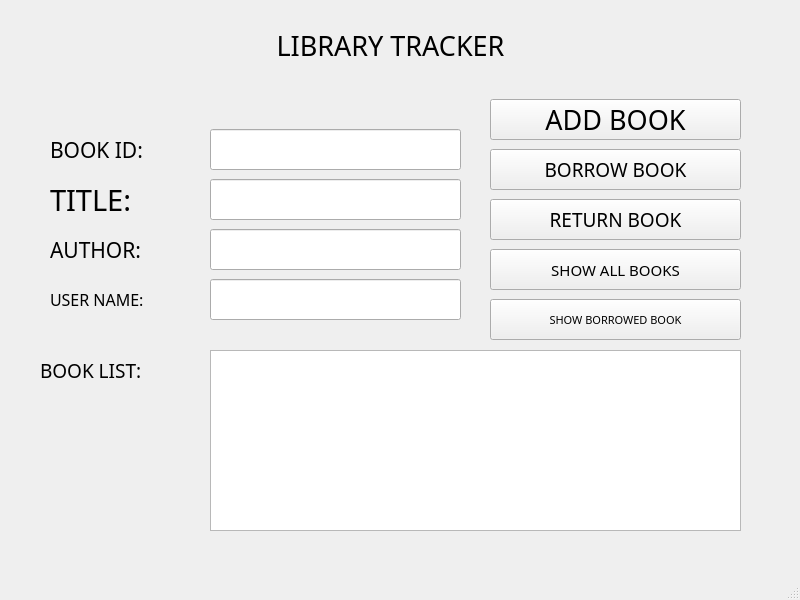
<?xml version="1.0" encoding="UTF-8"?>
<ui version="4.0">
 <class>MainWindow</class>
 <widget class="QMainWindow" name="MainWindow">
  <property name="geometry">
   <rect>
    <x>0</x>
    <y>0</y>
    <width>800</width>
    <height>600</height>
   </rect>
  </property>
  <property name="font">
   <font>
    <family>BankGothic Md BT</family>
    <pointsize>20</pointsize>
   </font>
  </property>
  <property name="windowTitle">
   <string>MainWindow</string>
  </property>
  <property name="iconSize">
   <size>
    <width>90</width>
    <height>90</height>
   </size>
  </property>
  <widget class="QWidget" name="centralwidget">
   <widget class="QLabel" name="label">
    <property name="geometry">
     <rect>
      <x>190</x>
      <y>10</y>
      <width>401</width>
      <height>71</height>
     </rect>
    </property>
    <property name="frameShape">
     <enum>QFrame::Shape::NoFrame</enum>
    </property>
    <property name="text">
     <string>LIBRARY TRACKER</string>
    </property>
    <property name="textFormat">
     <enum>Qt::TextFormat::RichText</enum>
    </property>
    <property name="alignment">
     <set>Qt::AlignmentFlag::AlignCenter</set>
    </property>
   </widget>
   <widget class="QPushButton" name="addBtn">
    <property name="geometry">
     <rect>
      <x>490</x>
      <y>99</y>
      <width>251</width>
      <height>41</height>
     </rect>
    </property>
    <property name="text">
     <string>ADD BOOK</string>
    </property>
   </widget>
   <widget class="QPushButton" name="borrowBtn">
    <property name="geometry">
     <rect>
      <x>490</x>
      <y>149</y>
      <width>251</width>
      <height>41</height>
     </rect>
    </property>
    <property name="font">
     <font>
      <family>BankGothic Md BT</family>
      <pointsize>14</pointsize>
     </font>
    </property>
    <property name="text">
     <string>BORROW BOOK</string>
    </property>
   </widget>
   <widget class="QPushButton" name="returnBtn">
    <property name="geometry">
     <rect>
      <x>490</x>
      <y>199</y>
      <width>251</width>
      <height>41</height>
     </rect>
    </property>
    <property name="font">
     <font>
      <family>BankGothic Md BT</family>
      <pointsize>14</pointsize>
     </font>
    </property>
    <property name="text">
     <string>RETURN BOOK</string>
    </property>
   </widget>
   <widget class="QPushButton" name="showAllBtn">
    <property name="geometry">
     <rect>
      <x>490</x>
      <y>249</y>
      <width>251</width>
      <height>41</height>
     </rect>
    </property>
    <property name="font">
     <font>
      <family>BankGothic Md BT</family>
      <pointsize>11</pointsize>
     </font>
    </property>
    <property name="text">
     <string>SHOW ALL BOOKS</string>
    </property>
   </widget>
   <widget class="QPushButton" name="showIssuedBtn">
    <property name="geometry">
     <rect>
      <x>490</x>
      <y>299</y>
      <width>251</width>
      <height>41</height>
     </rect>
    </property>
    <property name="font">
     <font>
      <family>BankGothic Md BT</family>
      <pointsize>8</pointsize>
     </font>
    </property>
    <property name="text">
     <string>SHOW BORROWED BOOK</string>
    </property>
   </widget>
   <widget class="QLineEdit" name="idEdit">
    <property name="geometry">
     <rect>
      <x>210</x>
      <y>129</y>
      <width>251</width>
      <height>41</height>
     </rect>
    </property>
   </widget>
   <widget class="QLineEdit" name="titleEdit">
    <property name="geometry">
     <rect>
      <x>210</x>
      <y>179</y>
      <width>251</width>
      <height>41</height>
     </rect>
    </property>
   </widget>
   <widget class="QLineEdit" name="authorEdit">
    <property name="geometry">
     <rect>
      <x>210</x>
      <y>229</y>
      <width>251</width>
      <height>41</height>
     </rect>
    </property>
   </widget>
   <widget class="QLineEdit" name="userEdit">
    <property name="geometry">
     <rect>
      <x>210</x>
      <y>279</y>
      <width>251</width>
      <height>41</height>
     </rect>
    </property>
   </widget>
   <widget class="QLabel" name="label_2">
    <property name="geometry">
     <rect>
      <x>50</x>
      <y>129</y>
      <width>161</width>
      <height>41</height>
     </rect>
    </property>
    <property name="font">
     <font>
      <family>BankGothic Md BT</family>
      <pointsize>16</pointsize>
     </font>
    </property>
    <property name="text">
     <string>BOOK ID:</string>
    </property>
   </widget>
   <widget class="QLabel" name="label_3">
    <property name="geometry">
     <rect>
      <x>50</x>
      <y>179</y>
      <width>161</width>
      <height>41</height>
     </rect>
    </property>
    <property name="font">
     <font>
      <family>BankGothic Md BT</family>
      <pointsize>22</pointsize>
     </font>
    </property>
    <property name="frameShadow">
     <enum>QFrame::Shadow::Sunken</enum>
    </property>
    <property name="text">
     <string>TITLE:</string>
    </property>
    <property name="alignment">
     <set>Qt::AlignmentFlag::AlignLeading|Qt::AlignmentFlag::AlignLeft|Qt::AlignmentFlag::AlignVCenter</set>
    </property>
   </widget>
   <widget class="QLabel" name="label_4">
    <property name="geometry">
     <rect>
      <x>50</x>
      <y>229</y>
      <width>161</width>
      <height>41</height>
     </rect>
    </property>
    <property name="font">
     <font>
      <family>BankGothic Md BT</family>
      <pointsize>16</pointsize>
     </font>
    </property>
    <property name="text">
     <string>AUTHOR:</string>
    </property>
   </widget>
   <widget class="QLabel" name="label_5">
    <property name="geometry">
     <rect>
      <x>50</x>
      <y>279</y>
      <width>161</width>
      <height>41</height>
     </rect>
    </property>
    <property name="font">
     <font>
      <family>BankGothic Md BT</family>
      <pointsize>12</pointsize>
     </font>
    </property>
    <property name="text">
     <string>USER NAME:</string>
    </property>
   </widget>
   <widget class="QListWidget" name="outputArea">
    <property name="geometry">
     <rect>
      <x>210</x>
      <y>350</y>
      <width>531</width>
      <height>181</height>
     </rect>
    </property>
   </widget>
   <widget class="QLabel" name="label_6">
    <property name="geometry">
     <rect>
      <x>40</x>
      <y>350</y>
      <width>161</width>
      <height>41</height>
     </rect>
    </property>
    <property name="font">
     <font>
      <family>BankGothic Md BT</family>
      <pointsize>14</pointsize>
     </font>
    </property>
    <property name="text">
     <string>BOOK LIST:</string>
    </property>
   </widget>
  </widget>
  <widget class="QStatusBar" name="statusbar"/>
 </widget>
 <resources/>
 <connections/>
</ui>
